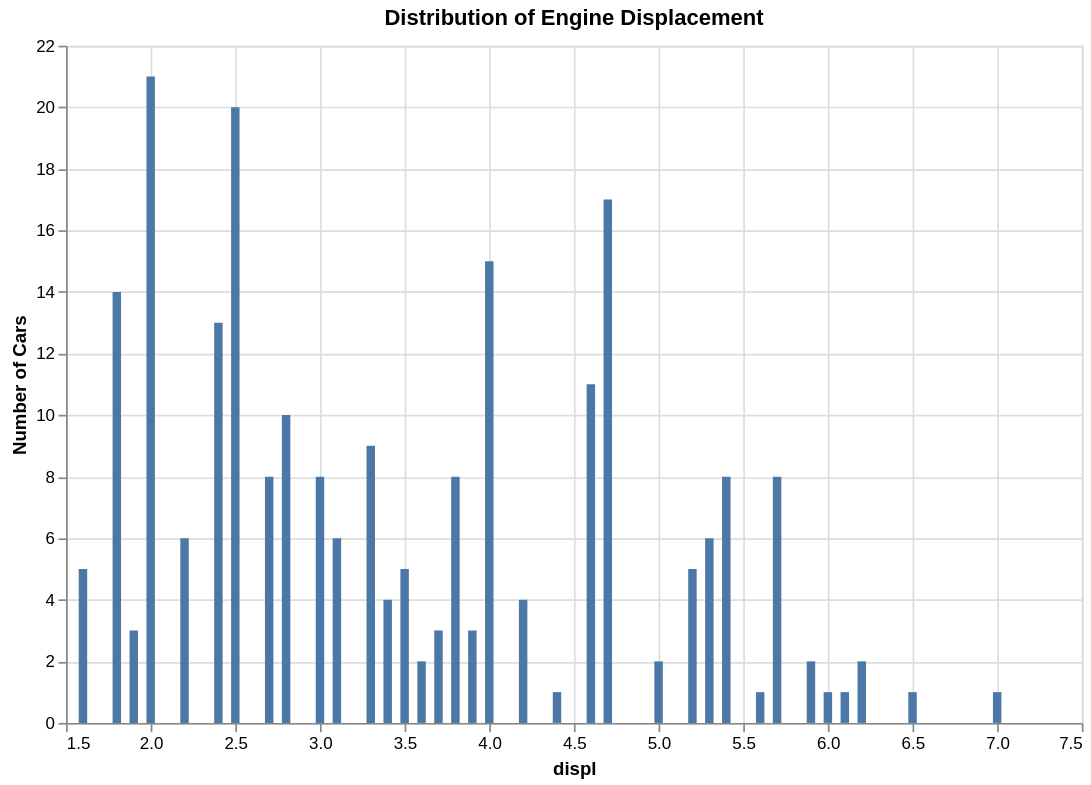

Write notebook code for a chart like this one.
### Markdown cell above
## Activity Four

### Code cell
histogram = alt.Chart(cars).mark_bar().encode(
    x = alt.X('displ:Q'),
    y = alt.Y('count()', title='Number of Cars')
).properties(
    width=600,
    height=400,
    title='Distribution of Engine Displacement'
)

histogram.show()

### Figure 1 — Vega-Lite specification as saved in the notebook (floating-point values rounded to 4 significant figures; data arrays with more than 128 entries replaced by an {"elided": "..."} marker saying what was removed)
{"config": {"view": {"continuousWidth": 300, "continuousHeight": 300}}, "data": {"name": "data-021b5d67fcee0e715a1e6ea6aeac0f94"}, "mark": {"type": "bar"}, "encoding": {"x": {"field": "displ", "type": "quantitative"}, "y": {"aggregate": "count", "title": "Number of Cars", "type": "quantitative"}}, "height": 400, "title": "Distribution of Engine Displacement", "width": 600, "$schema": "https://vega.github.io/schema/vega-lite/v6.1.0.json", "datasets": {"data-021b5d67fcee0e715a1e6ea6aeac0f94": {"elided": "234 records"}}}
